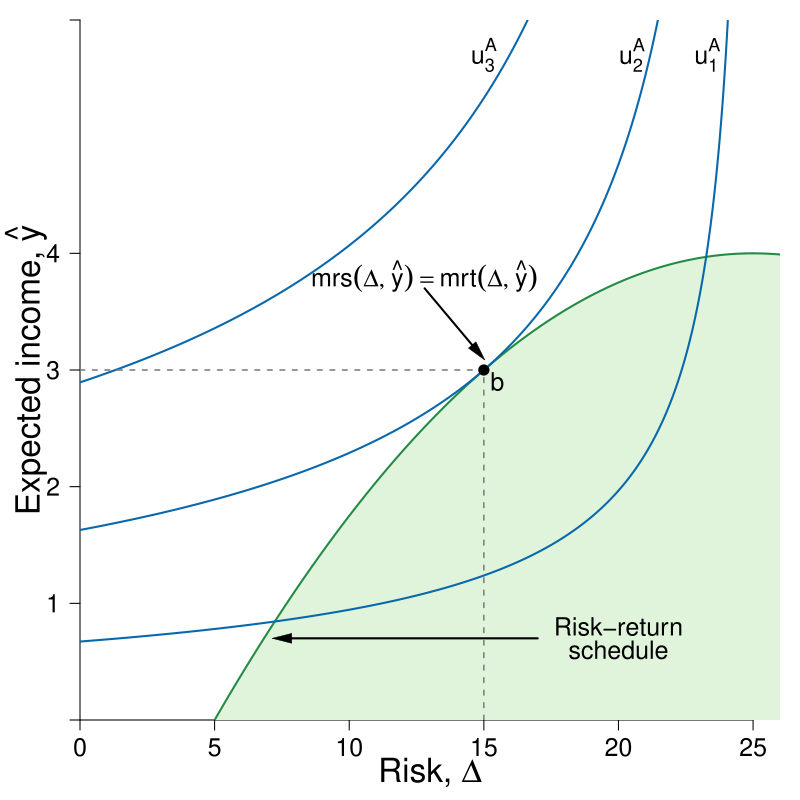

The R source for this figure:
#Graph Designer: Simon Halliday
#Authors: Bowles, Foley and Halliday
#Title: Microeconomics: Competition, Conflict and Coordination

library(shape)
#pdf(file = "feasible_frontier_indifference_badsSTEP1.pdf", width = 8, height = 8)
#pdf(file = "feasible_frontier_indifference_badsSTEP2.pdf", width = 8, height = 8)
#pdf(file = "feasible_frontier_indifference_badsSTEP3.pdf", width = 8, height = 8)
#pdf(file = "feasible_frontier_indifference_badsSTEP4.pdf", width = 8, height = 8)
pdf(file = "risk/risk_quiz_problem.pdf", width = 8, height = 8)

#Set parameters for graphics
pointsize <- 1.8
axislabelsize <- 2
labelsize <- 1.5
namesize <- 1.8
annotatesize <- 1.5
graphlinewidth <- 2
segmentlinewidth <- 1.5

COL <- c("#7fc97f", "#beaed4", "#fdc086", "#ffff99", "#386cb0", "#f0027f", "#bf5b17", "#666666")
COLA <- c("#e0f3db", "#99d8c9","#66c2a4","#41ae76", "#238b45", "#005824")
COLB <- c("#4eb3d3", "#2b8cbe", "#0868ac","#084081")
grays <- gray.colors(25, start = 1, end = 0)


#Edited the margins to cater for the larger LHS labels
par(mar =  c(4, 4, 1, 1))

ppf <- function(x, slope = 1/100, bary = 4) {
  bary - slope *(25-x)^2
}

uFn <- function(x, y, alpha = 0.4){
  ((25-x)^alpha)*(y^(1-alpha))
}

indiffA <- function(x, ubar =2, alpha = 0.4) {
  (ubar/ ((25-x)^alpha))^(1/ (1 - alpha))
}

tangentLine <- function(x, slope, intercept){
  intercept + slope*x
}

ylims <- c(0, 6)
xlims <- c(0, 26)

npts <- 501 
x <- seq(xlims[1], xlims[2], length.out = npts)
y <- seq(ylims[1], ylims[2], length.out = npts) 
#step by step graphs:
#step 2:
#a <- uFn(8, 3) - 1
#step 3:
#a <- c(uFn(8, 3) - 1, uFn(8, 3) + 1.4) 
#final:
a <- c(uFn(15, 3) - 2, uFn(15, 3), uFn(15, 3) + 2, 50) #alpha = 0.4

plot(0, 0, xlim = xlims, ylim = ylims, type = "n",
     xlab = expression(paste("")),
     ylab = expression(paste("")), 
     xaxt = "n", 
     yaxt = "n", 
     cex.lab = axislabelsize, 
     bty = "n", 
     xaxs="i", 
     yaxs="i"
)


# ticksy <- seq(from = 0, to = ylims[2], by = 1)
# ylabels <- seq(from = 0, to = ylims[2], by = 1)
ticksx <- seq(from = 0, to = xlims[2], by = 5)
xlabels <- seq(from = 0, to = xlims[2], by = 5)
ticksy <- c(ylims[1], 1, 2, 3, 4, ylims[2])
ylabels <- c(NA, 1, 2, 3, 4, NA)
# ticksx <- c(xlims[1], 5.25, 8.944272, xlims[2])
# xlabels <- c(NA, expression(paste(x,"*")), expression(paste(bar(x))), NA)

axis(1, at = ticksx, pos = 0, labels = xlabels, cex.axis = labelsize)
axis(2, at = ticksy, pos = 0, labels = ylabels, las = 1, cex.axis = labelsize)

npts <- 500 
xx1 <- seq(xlims[1], xlims[2], length.out = npts)

xx3 <- seq(4.5, 11.5, length.out = npts)

#Draw the polygon for shading the feasible set
xpoly1 <- seq(from = xlims[1], to = xlims[2], length.out = 500)
ypoly1 <- ppf(xpoly1)
polygon(x = c(xlims[2], xlims[2], xpoly1, 0),
        y = c(ppf(xlims[2]), 0, ypoly1, ylims[2]),
        col=COLA[1], density=NULL, border = NA)

#Draw the graphs
lines(xx1, ppf(xx1), col = COLA[5], lwd = graphlinewidth)

#lines(xx3, tangentLine(xx3, slope = 1/4, intercept = 1), col = grays[22], lwd = segmentlinewidth, lty = 2)

#Label the feasible frontier
text(20, 0.8, expression("Risk-return"), cex = labelsize)
text(20, 0.6, expression("schedule"), cex = labelsize)
Arrows(17, 0.7, 7.5, 0.7, col = "black", lty = 1, lwd = 2, arr.type = "triangle", arr.lwd = 0.5)

contour(x, y, 
        outer(x, y, uFn),
        drawlabels = FALSE,
        col = COLB[3],
        lwd = graphlinewidth,
        levels = a, 
        xaxs="i", 
        yaxs="i", 
        add = TRUE)

#Axis labels
text(0.5*xlims[2], -0.45,  expression(paste("Risk, ", Delta)), xpd = TRUE, cex = axislabelsize) 
text(-2, 0.5*ylims[2], expression(paste("Expected income, ", hat(y))), xpd = TRUE, cex = axislabelsize, srt = 90) 

#Add mrs = mrt at b
#text(7.3, 3.6, expression(paste(mrs(x,y) == mrt(x,y))), cex = labelsize)
#Arrows(8, 3.5, 8, 3.15, col = "black", lty = 1, lwd = 2, arr.type = "triangle", arr.lwd = 0.5)

text(12.8, 3.8, expression(paste(mrs(Delta,hat(y)) == mrt(Delta,hat(y)))), cex = labelsize)
Arrows(12.8, 3.7, 14.8, 3.15, col = "black", lty = 1, lwd = 2, arr.type = "triangle", arr.lwd = 0.5)


#Label the indifference curves
text(23.3, 5.7, expression(u[1]^A), cex = labelsize)
text(20.5, 5.7, expression(u[2]^A), cex = labelsize)
text(15, 5.7, expression(u[3]^A), cex = labelsize)

#Annotate max u point on feasible frontier
# text(8.4, ppf(8) - 0.1, expression(paste(b)), cex = labelsize)
# segments(8, 0, 8, ppf(x = 8), lty = 2, col = grays[20], lwd = segmentlinewidth)
# #segments(0, ppf(x = 8), 8, ppf(x = 8), lty = 2, col = grays[20], lwd = segmentlinewidth)
# points(8, ppf(x = 8), pch = 16, col = "black", cex = 1.5)

# text(3.2-0.2, ppf(3.2) + 0.1, expression(paste(a)), cex = labelsize)
# segments(3.2, 0, 3.2, ppf(x = 3.2), lty = 2, col = grays[20], lwd = segmentlinewidth)
# segments(0, ppf(x = 3.2), 3.2, ppf(x = 3.2), lty = 2, col = grays[20], lwd = segmentlinewidth)
# points(3.2, ppf(x = 3.2), pch = 16, col = "black", cex = 1.5)


text(15 + 0.5, ppf(15) - 0.1, expression(paste(b)), cex = labelsize)
segments(15, 0, 15, ppf(x = 15), lty = 2, col = grays[20], lwd = segmentlinewidth)
segments(0, ppf(x = 15), 15, ppf(x = 15), lty = 2, col = grays[20], lwd = segmentlinewidth)
points(15, ppf(x = 15), pch = 16, col = "black", cex = 1.5)



dev.off()
